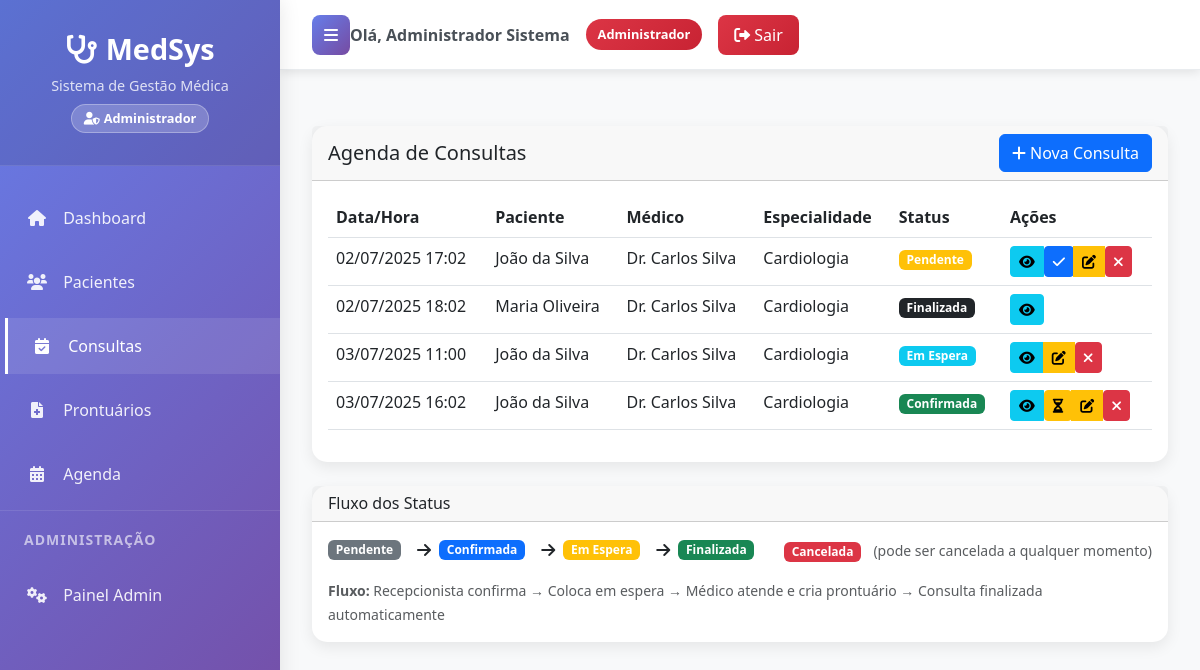
Before: /consultas/ (signed in) with the older database file.
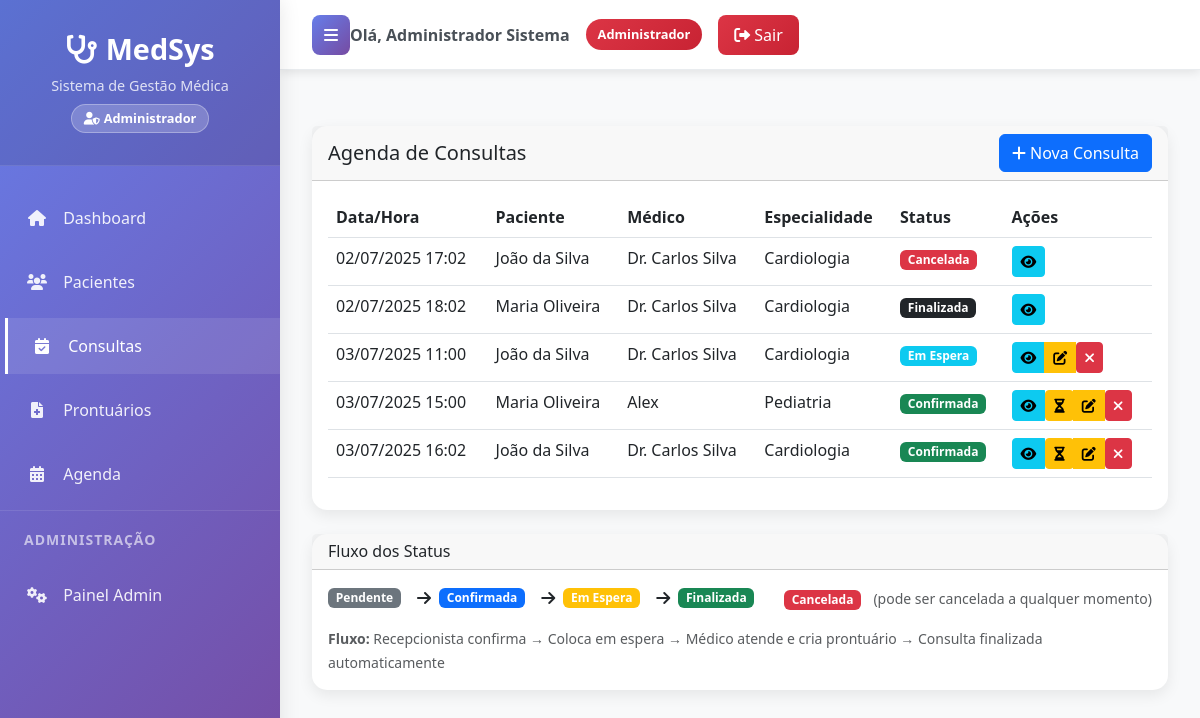
After: the same page with the newer database file.
### clinica/models.py (models this page shows, shortened)
class Consulta(models.Model):
    STATUS_CHOICES = [
        ('PENDENTE', 'Pendente'),
        ('CONFIRMADA', 'Confirmada'),
        ('CANCELADA', 'Cancelada'),
        ('ESPERA', 'Em Espera'),
        ('FINALIZADA', 'Finalizada'),
    ]
    paciente = models.ForeignKey(Paciente, on_delete=models.CASCADE)
    medico = models.ForeignKey(Medico, on_delete=models.SET_NULL, null=True)
    data = models.DateTimeField()
    motivo = models.TextField()
    concluida = models.BooleanField(default=False)
    status = models.CharField(max_length=10, choices=STATUS_CHOICES, default='PENDENTE')

class Paciente(models.Model):
    nome = models.CharField(max_length=100)
    data_nascimento = models.DateField()
    cpf = models.CharField(max_length=14, unique=True)
    telefone = models.CharField(max_length=20)
    endereco = models.TextField()

class Medico(models.Model):
    user = models.OneToOneField(User, on_delete=models.CASCADE, related_name='medico_profile')
    nome = models.CharField(max_length=100)
    crm = models.CharField(max_length=20, unique=True)
    especialidade = models.ForeignKey(Especialidade, on_delete=models.SET_NULL, null=True)

class Especialidade(models.Model):
    nome = models.CharField(max_length=100)

### prontuario/views.py (the view)
# urls.py: path('consultas/', views.consultas, name='consultas'),
@all_authenticated_required
def consultas(request):
    if request.user.user_type == 'medico':
        try:
            medico = request.user.medico_profile
            consultas = Consulta.objects.filter(medico=medico).select_related(
                'paciente', 'medico', 'medico__especialidade'
            ).order_by('data')
        except:
            consultas = Consulta.objects.none()
            messages.warning(request, 'Perfil de médico não configurado.')
    else:
        consultas = Consulta.objects.select_related(
            'paciente', 'medico', 'medico__especialidade'
        ).order_by('data')
    return render(request, 'consultas/consultas.html', {'consultas': consultas})

### templates/consultas/consultas.html (shortened to what the changed rows need)
{% extends 'layouts/base.html' %}
{% block content %}
<div class="row mt-4">
    <div class="col-12">
        <div class="card">
            <div class="card-body">
                <div class="table-responsive">
                    <table class="table table-hover">
                        <thead>
                            <tr>
                                <th>Data/Hora</th>
                                <th>Paciente</th>
                                <th>Médico</th>
                                <th>Especialidade</th>
                                <th>Status</th>
                                <th>Ações</th>
                            </tr>
                        </thead>
                        <tbody>
                            {% for consulta in consultas %}
                            <tr>
                                <td>{{ consulta.data|date:"d/m/Y H:i" }}</td>
                                <td>{{ consulta.paciente.nome }}</td>
                                <td>{{ consulta.medico.nome }}</td>
                                <td>{{ consulta.medico.especialidade.nome }}</td>
                                <td>
                                    {% if consulta.status == 'CONFIRMADA' %}
                                        <span class="badge bg-success">Confirmada</span>
                                    {% elif consulta.status == 'PENDENTE' %}
                                        <span class="badge bg-warning">Pendente</span>
                                    {% elif consulta.status == 'CANCELADA' %}
                                        <span class="badge bg-danger">Cancelada</span>
                                    {% elif consulta.status == 'ESPERA' %}
                                        <span class="badge bg-info">Em Espera</span>
                                    {% elif consulta.status == 'FINALIZADA' %}
                                        <span class="badge bg-dark">Finalizada</span>
                                    {% endif %}
                                </td>
                                <td>
                                    <div class="btn-group" role="group">
                                        <a href="{% url 'visualizar_consulta' consulta.id %}" class="btn btn-sm btn-info" title="Visualizar">
                                            <i class="fas fa-eye"></i>
                                        </a>
                                        {% if user.user_type != 'medico' %}
                                            {% if consulta.status == 'PENDENTE' %}
                                                <form method="POST" action="{% url 'confirmar_consulta' consulta.id %}" style="display: inline;">
                                                    <button type="submit" class="btn btn-sm btn-primary" title="Confirmar" onclick="return confirm('Confirmar esta consulta?')">
                                                        <i class="fas fa-check"></i>
                                                    </button>
                                                </form>
                                            {% elif consulta.status == 'CONFIRMADA' %}
                                                <form method="POST" action="{% url 'colocar_em_espera' consulta.id %}" style="display: inline;">
                                                    <button type="submit" class="btn btn-sm btn-warning" title="Colocar em Espera" onclick="return confirm('Colocar paciente em espera?')">
                                                        <i class="fas fa-hourglass-half"></i>
                                                    </button>
                                                </form>
                                            {% endif %}
                                            {% if consulta.status not in 'CANCELADA,FINALIZADA' %}
                                                <a href="{% url 'editar_consulta' consulta.id %}" class="btn btn-sm btn-warning" title="Editar">
                                                    <i class="fas fa-edit"></i>
                                                </a>
                                            {% endif %}
                                        {% endif %}
                                        {% if consulta.status not in 'CANCELADA,FINALIZADA' %}
                                            <form method="POST" action="{% url 'cancelar_consulta' consulta.id %}" style="display: inline;">
                                                <button type="submit" class="btn btn-sm btn-danger" title="Cancelar" onclick="return confirm('Tem certeza que deseja cancelar esta consulta?')">
                                                    <i class="fas fa-times"></i>
                                                </button>
                                            </form>
                                        {% endif %}
                                    </div>
                                </td>
                            </tr>
                            {% empty %}
                            <tr>
                                <td colspan="6" class="text-center">Nenhuma consulta agendada.</td>
                            </tr>
                            {% endfor %}
                        </tbody>
                    </table>
                </div>
            </div>
        </div>
    </div>
</div>
{% endblock %}

Changed rows visible on the page:
changed Consulta (number 1 of 5 on the later page): status "Pendente" → "Cancelada"
added Consulta: data "03/07/2025 15:00", paciente.nome "Maria Oliveira", medico.nome "Alex", medico.especialidade.nome "Pediatria", status "Confirmada"
